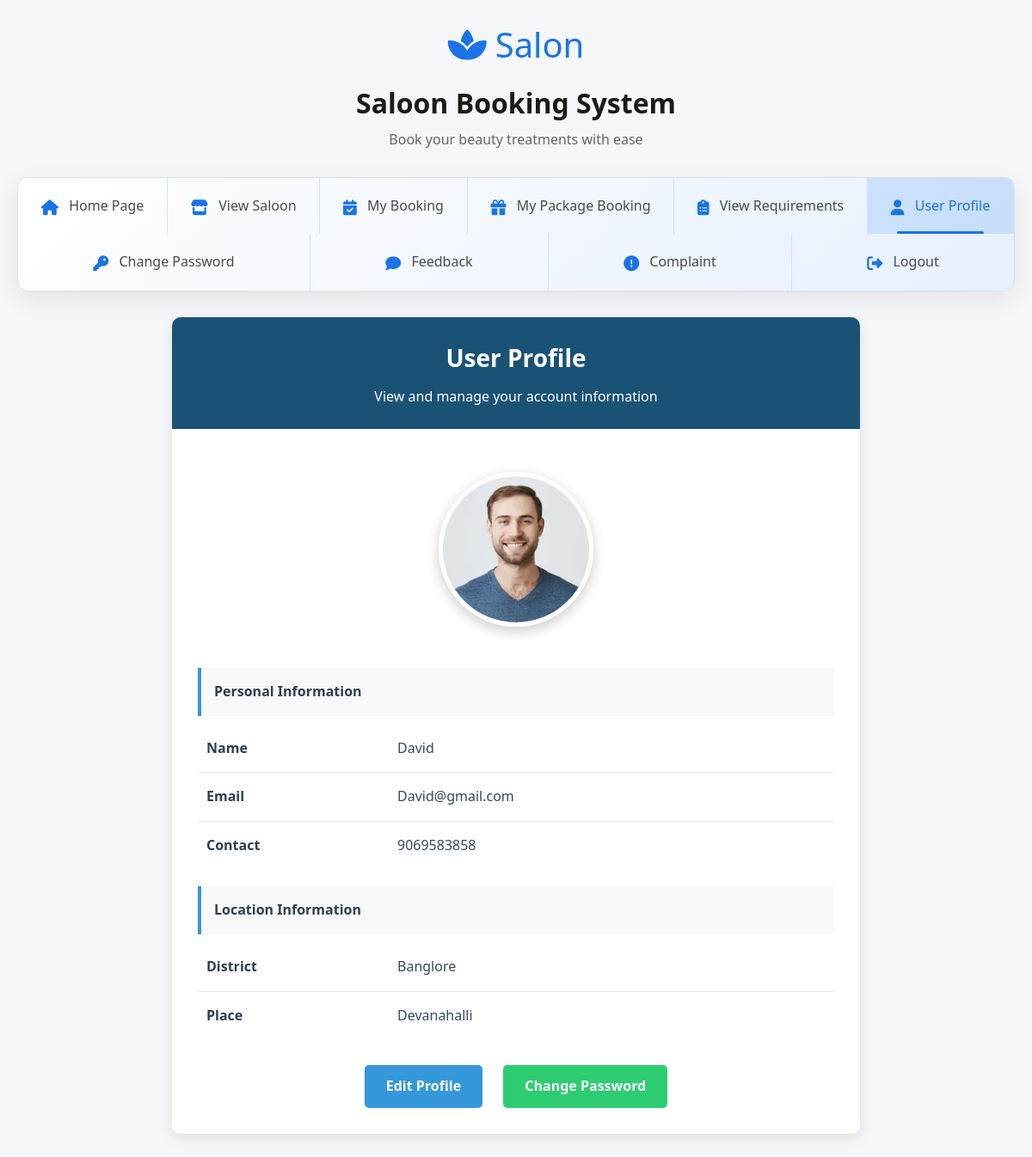
Page /User/Userprofile.php (signed in) on the committed database.
### tables this page shows
CREATE TABLE `tbl_user` (
  `user_id` int(11) NOT NULL,
  `user_name` varchar(15) NOT NULL,
  `user_email` varchar(30) NOT NULL,
  `user_contact` varchar(30) NOT NULL,
  `user_password` varchar(30) NOT NULL,
  `user_photo` varchar(100) NOT NULL,
  `user_status` int(11) NOT NULL DEFAULT 0,
  `place_id` int(11) NOT NULL
);

CREATE TABLE `tbl_district` (
  `district_id` int(11) NOT NULL,
  `district_name` varchar(40) NOT NULL,
  `state_id` int(11) NOT NULL,
  `district_status` int(11) NOT NULL DEFAULT 1
);

CREATE TABLE `tbl_place` (
  `place_id` int(11) NOT NULL,
  `place_name` varchar(30) NOT NULL,
  `district_id` int(11) NOT NULL,
  `place_status` int(11) NOT NULL DEFAULT 1
);

### User/Userprofile.php (the view, shortened to what this page needs)
<?php
include('Header.php');
$select="select * from tbl_user u INNER JOIN tbl_place p on u.place_id=p.place_id INNER JOIN tbl_district d on p.district_id=d.district_id  where user_id='".$_SESSION['uid']."'";
$res=$con->query($select);
$data=$res->fetch_assoc();
?>
<!DOCTYPE html PUBLIC "-//W3C//DTD XHTML 1.0 Transitional//EN" "http://www.w3.org/TR/xhtml1/DTD/xhtml1-transitional.dtd">
<html xmlns="http://www.w3.org/1999/xhtml">
<head>
</head>
<body>
<div class="profile-container">
  <div class="profile-header">
    <h2>User Profile</h2>
    <p>View and manage your account information</p>
  </div>
  <div class="profile-content">
    <div class="profile-photo">
      <img src="../Assets/Files/User/Photo/<?php echo $data["user_photo"];?>" alt="Profile Photo" />
    </div>
    <div class="section-title">Personal Information</div>
    <table class="profile-info">
      <tr>
        <td class="info-label">Name</td>
        <td class="info-value"><?php echo $data['user_name'];?></td>
      </tr>
      <tr>
        <td class="info-label">Email</td>
        <td class="info-value"><?php echo $data['user_email'];?></td>
      </tr>
      <tr>
        <td class="info-label">Contact</td>
        <td class="info-value"><?php echo $data['user_contact'];?></td>
      </tr>
    </table>
    <div class="section-title">Location Information</div>
    <table class="profile-info">
      <tr>
        <td class="info-label">District</td>
        <td class="info-value"><?php echo $data['district_name'];?></td>
      </tr>
      <tr>
        <td class="info-label">Place</td>
        <td class="info-value"><?php echo $data['place_name'];?></td>
      </tr>
    </table>
    <div class="action-buttons">
      <a href="Usereditprofile.php" class="btn btn-edit">Edit Profile</a>
      <a href="usercp.php" class="btn btn-change">Change Password</a>
    </div>
  </div>
</div>
</body>
</html>
<?php
include('Footer.php');
?>

### User/Header.php (style rules this page uses)
* { margin: 0; padding: 0; box-sizing: border-box; font-family: 'Segoe UI', Tahoma, Geneva, Verdana, sans-serif; }
body { background-color: #f8f9fa; color: #333; padding: 20px; }

### User/Userprofile.php (style rules this page uses)
* { margin: 0; padding: 0; box-sizing: border-box; font-family: 'Segoe UI', Tahoma, Geneva, Verdana, sans-serif; }
body { background-color: #f5f7fa; color: #2c3e50; line-height: 1.6; padding: 20px; }
.profile-container { max-width: 800px; margin: 30px auto; background: white; border-radius: 10px; box-shadow: 0 5px 15px rgba(0, 0, 0, 0.1); overflow: hidden; }
.profile-header { background: #1a5276; color: white; padding: 25px; text-align: center; }
.profile-header h2 { font-size: 28px; font-weight: 600; margin-bottom: 10px; }
.profile-content { padding: 30px; }
.profile-info { width: 100%; border-collapse: collapse; }
.profile-info tr { border-bottom: 1px solid #eaeaea; }
.profile-info td { padding: 15px 10px; }
.profile-info tr:last-child { border-bottom: none; }
.info-label { font-weight: 600; color: #2c3e50; width: 30%; vertical-align: top; }
.info-value { color: #34495e; }
.profile-photo { text-align: center; padding: 20px 0; }
.profile-photo img { width: 180px; height: 180px; border-radius: 50%; object-fit: cover; border: 5px solid #fff; box-shadow: 0 5px 15px rgba(0, 0, 0, 0.2); }
.action-buttons { text-align: center; margin-top: 30px; }
.btn { display: inline-block; padding: 12px 25px; margin: 0 10px; border: none; border-radius: 5px; font-size: 16px; font-weight: 600; cursor: pointer; transition: all 0.3s; text-decoration: none; }
.btn-edit { background: #3498db; color: white; }
.btn-change { background: #2ecc71; color: white; }
.section-title { background: #f8f9fa; padding: 15px; margin: 20px 0 10px; border-left: 4px solid #3498db; font-weight: 600; color: #2c3e50; }

### rows in the picture
tbl_user: user_photo (picture), user_name "David", user_email "David@gmail.com", user_contact "9069583858", tbl_district.district_name "Banglore", place.place_name "Devanahalli"
